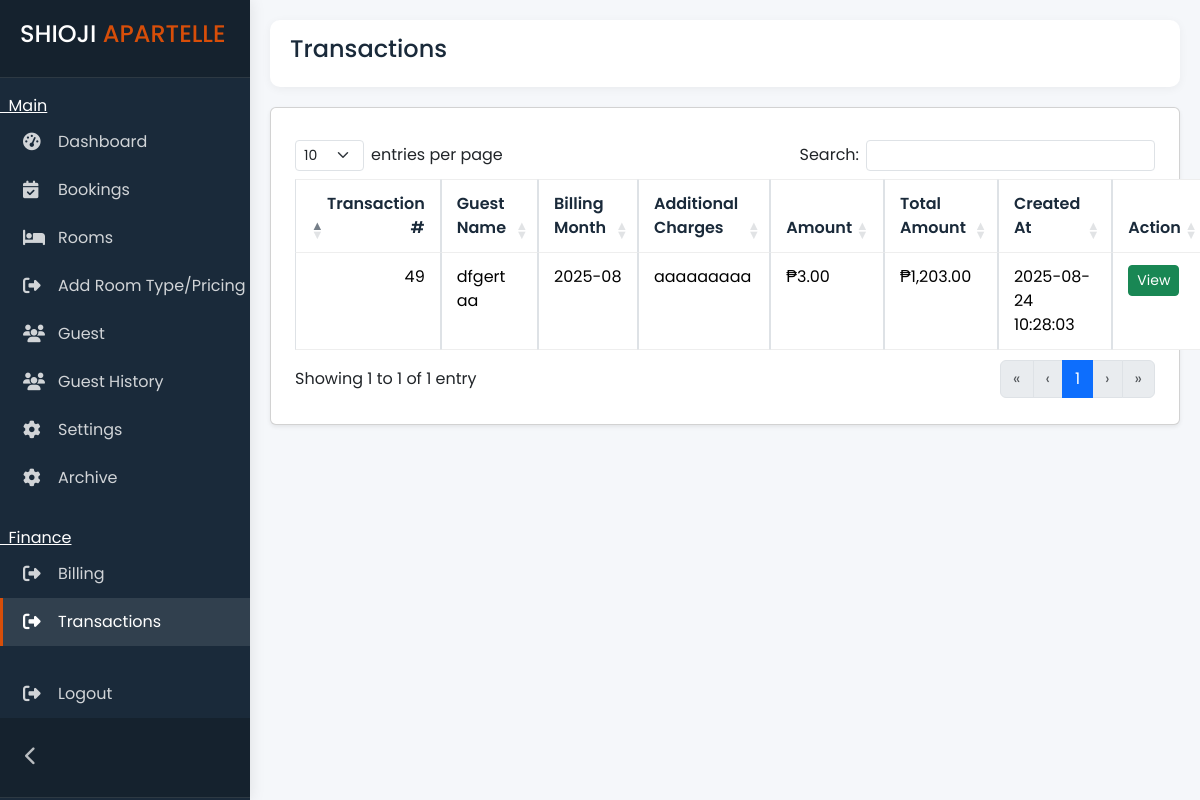
The page /admin/invoice.php (signed in) on the database its author committed.
### tables this page shows
CREATE TABLE `transactions` (
  `transaction_id` int(11) NOT NULL,
  `guest_id` int(11) NOT NULL,
  `room_id` int(11) NOT NULL,
  `room_type_id` int(5) NOT NULL,
  `bill_month` varchar(7) NOT NULL,
  `description` varchar(200) NOT NULL,
  `amount` double(10,2) NOT NULL,
  `total_amount` decimal(10,2) NOT NULL,
  `checkin_time` time NOT NULL,
  `checkout` date NOT NULL,
  `checkout_time` time NOT NULL,
  `bill` varchar(10) NOT NULL,
  `is_paid` varchar(200) NOT NULL,
  `created_at` datetime NOT NULL DEFAULT current_timestamp()
);

### admin/invoice.php (the view, shortened to what this page needs)
<!DOCTYPE html>
<html>
<?php include 'head.php'; ?>
<body>
    <?php include 'sidebar.php'; ?>
    <div class="main-content">
        <div class="topbar">
            <h4>Transactions</h4>
        </div>
        <div class="room-content">
            <div class="card shadow-sm p-4">
                <?php
                include '../connect.php';
                ?>
                <table id="myTable" class="table table-bordered">
                    <thead>
                        <tr>
                            <th>Transaction #</th>
                            <th>Guest Name</th>
                            <th>Billing Month</th>
                            <th>Additional Charges</th>
                            <th>Amount</th>
                            <th>Total Amount</th>
                            <th>Created At</th>
                            <th>Action</th>
                        </tr>
                    </thead>
                    <tbody>
                        <?php
                        $sql = "SELECT
    t.transaction_id,
    CONCAT(g.first_name, ' ', g.last_name) AS full_name,
    r.room_id,
    rt.type AS room_type,
    rt.price AS room_price,
    t.bill_month,
    t.description,
    t.amount,
        t.total_amount,
    t.created_at
FROM transactions t
LEFT JOIN guests g ON g.guest_id = t.guest_id
LEFT JOIN rooms r ON r.room_id = t.room_id
LEFT JOIN room_types rt ON t.room_type_id = rt.room_type_id
ORDER BY t.created_at DESC";
                        $result = $conn->query($sql);
                        while ($row = $result->fetch_assoc()) {
                            echo "<tr>";
                            echo "<td>" . htmlspecialchars($row['transaction_id']) . "</td>";
                            echo "<td>" . htmlspecialchars($row['full_name']) . "</td>";
                            echo "<td>" . htmlspecialchars($row['bill_month'] ?? '—') . "</td>";
                            echo "<td>" . htmlspecialchars($row['description']) . "</td>";
                            echo "<td>₱" . number_format($row['amount'], 2) . "</td>";
                            echo "<td>₱" . number_format($row['total_amount'], 2) . "</td>";
                            echo "<td>" . htmlspecialchars($row['created_at'] ?? '—') . "</td>";
                            echo '<td><button
        class="btn btn-success btn-sm view-transaction"
        data-bs-toggle="modal"
        data-bs-target="#addRoomModal"
        data-transaction-id="' . htmlspecialchars($row['transaction_id']) . '"
        data-room-id="' . htmlspecialchars($row['room_id']) . '"
        data-room-type="' . htmlspecialchars($row['room_type'] ?? 'N/A') . '"
data-room-price="' . htmlspecialchars($row['room_price'] ?? '0.00') . '"
        data-bill-month="' . htmlspecialchars($row['bill_month']) . '"
        data-description="' . htmlspecialchars($row['description']) . '"
        data-amount="' . htmlspecialchars($row['amount']) . '"
        data-created="' . htmlspecialchars($row['created_at']) . '"
    >View</button></td>';
                            echo "</tr>";
                        }
                        ?>
                    </tbody>
                </table>
            </div>
        </div>
    </div>
</body>
</html>

### admin/style.css (style rules this page uses)
:root { --primary: #2a5d8a; --secondary: #e9b44c; --accent: #d74e09; --light: #f8f9fa; --dark: #1a2a3a; --gray: #6c757d; --sidebar-width: 250px; --sidebar-collapsed-width: 70px; --success: #4cc9f0; --danger: #e63946; --warning: #fca311; --border: #e0e0e0; --card-shadow: 0 4px 6px rgba(0, 0, 0, 0.05); --transition: all 0.3s ease; }
* { margin: 0; padding: 0; box-sizing: border-box; }
body { font-family: "Poppins", sans-serif; background-color: #f5f7fa; color: var(--dark); overflow-x: hidden; transition: all 0.3s; }
.main-content { margin-left: var(--sidebar-width); padding: 20px; transition: all 0.3s; min-height: 100vh; }
.topbar { display: flex; justify-content: space-between; align-items: center; padding: 15px 20px; background: white; border-radius: 10px; box-shadow: 0 2px 10px rgba(0, 0, 0, 0.05); margin-bottom: 20px; }
.table { border-collapse: separate; border-spacing: 0; }
.table th { background: var(--light); padding: 12px 15px; font-weight: 600; color: var(--dark); border-top: 1px solid #eee; }
.table td { padding: 12px 15px; border-top: 1px solid #eee; }
.table tr:last-child td { border-bottom: 1px solid #eee; }

### rows shown on the page
transactions: transaction_id "49", full_name "dfgert aa", bill_month "2025-08", description "aaaaaaaaa", amount "3.00", total_amount "1,203.00", created_at "2025-08-24 10:28:03"
